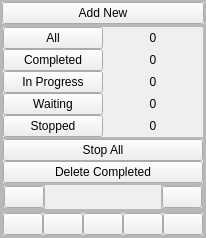
     <widget class="QFrame" name="left_frame">
      <property name="minimumSize">
       <size>
        <width>0</width>
        <height>0</height>
       </size>
      </property>
      <property name="maximumSize">
       <size>
        <width>0</width>
        <height>16777215</height>
       </size>
      </property>
      <property name="frameShape">
       <enum>QFrame::StyledPanel</enum>
      </property>
      <property name="frameShadow">
       <enum>QFrame::Raised</enum>
      </property>
      <layout class="QVBoxLayout" name="verticalLayout_2">
       <property name="spacing">
        <number>0</number>
       </property>
       <property name="leftMargin">
        <number>0</number>
       </property>
       <property name="topMargin">
        <number>0</number>
       </property>
       <property name="rightMargin">
        <number>0</number>
       </property>
       <property name="bottomMargin">
        <number>0</number>
       </property>
       <item alignment="Qt::AlignTop">
        <widget class="QFrame" name="frame_leftTop">
         <property name="frameShape">
          <enum>QFrame::StyledPanel</enum>
         </property>
         <property name="frameShadow">
          <enum>QFrame::Raised</enum>
         </property>
         <layout class="QHBoxLayout" name="horizontalLayout_6">
          <property name="spacing">
           <number>0</number>
          </property>
          <property name="leftMargin">
           <number>0</number>
          </property>
          <property name="topMargin">
           <number>0</number>
          </property>
          <property name="rightMargin">
           <number>0</number>
          </property>
          <property name="bottomMargin">
           <number>0</number>
          </property>
          <item>
           <widget class="QPushButton" name="buttonAddNew">
            <property name="cursor">
             <cursorShape>PointingHandCursor</cursorShape>
            </property>
            <property name="toolTip">
             <string>Click here to Add new Download</string>
            </property>
            <property name="text">
             <string>Add New</string>
            </property>
            <property name="icon">
             <iconset resource="../../jbadonaiVideoDownloader/icons.qrc">
              <normaloff>:/white icons/White icon/plus.svg</normaloff>:/white icons/White icon/plus.svg</iconset>
            </property>
            <property name="iconSize">
             <size>
              <width>50</width>
              <height>50</height>
             </size>
            </property>
           </widget>
          </item>
         </layout>
        </widget>
       </item>
       <item>
        <widget class="QFrame" name="frame_leftFilter">
         <property name="sizePolicy">
          <sizepolicy hsizetype="Preferred" vsizetype="Expanding">
           <horstretch>0</horstretch>
           <verstretch>0</verstretch>
          </sizepolicy>
         </property>
         <property name="frameShape">
          <enum>QFrame::StyledPanel</enum>
         </property>
         <property name="frameShadow">
          <enum>QFrame::Raised</enum>
         </property>
         <layout class="QVBoxLayout" name="verticalLayout_8">
          <property name="spacing">
           <number>0</number>
          </property>
          <property name="leftMargin">
           <number>0</number>
          </property>
          <property name="topMargin">
           <number>0</number>
          </property>
          <property name="rightMargin">
           <number>0</number>
          </property>
          <property name="bottomMargin">
           <number>0</number>
          </property>
          <item alignment="Qt::AlignBottom">
           <widget class="QFrame" name="frame_filter">
            <property name="frameShape">
             <enum>QFrame::StyledPanel</enum>
            </property>
            <property name="frameShadow">
             <enum>QFrame::Raised</enum>
            </property>
            <layout class="QGridLayout" name="gridLayout">
             <property name="leftMargin">
              <number>0</number>
             </property>
             <property name="topMargin">
              <number>0</number>
             </property>
             <property name="rightMargin">
              <number>0</number>
             </property>
             <property name="bottomMargin">
              <number>0</number>
             </property>
             <property name="spacing">
              <number>0</number>
             </property>
             <item row="4" column="0">
              <widget class="QPushButton" name="buttonStopped">
               <property name="cursor">
                <cursorShape>PointingHandCursor</cursorShape>
               </property>
               <property name="toolTip">
                <string>Show stopped downloads</string>
               </property>
               <property name="text">
                <string>Stopped</string>
               </property>
              </widget>
             </item>
             <item row="0" column="0">
              <widget class="QPushButton" name="buttonAll">
               <property name="cursor">
                <cursorShape>PointingHandCursor</cursorShape>
               </property>
               <property name="toolTip">
                <string>Show all downloads</string>
               </property>
               <property name="text">
                <string>All</string>
               </property>
              </widget>
             </item>
             <item row="1" column="0">
              <widget class="QPushButton" name="buttonCompleted">
               <property name="cursor">
                <cursorShape>PointingHandCursor</cursorShape>
               </property>
               <property name="toolTip">
                <string>Show Completed Downloads</string>
               </property>
               <property name="text">
                <string>Completed</string>
               </property>
              </widget>
             </item>
             <item row="2" column="0">
              <widget class="QPushButton" name="buttonInProgress">
               <property name="cursor">
                <cursorShape>PointingHandCursor</cursorShape>
               </property>
               <property name="toolTip">
                <string>Show Downloads in progress</string>
               </property>
               <property name="text">
                <string>In Progress</string>
               </property>
              </widget>
             </item>
             <item row="3" column="0">
              <widget class="QPushButton" name="buttonWaiting">
               <property name="cursor">
                <cursorShape>PointingHandCursor</cursorShape>
               </property>
               <property name="toolTip">
                <string>Show waiting downloads</string>
               </property>
               <property name="text">
                <string>Waiting</string>
               </property>
              </widget>
             </item>
             <item row="0" column="1">
              <widget class="QLabel" name="textAll">
               <property name="text">
                <string>0</string>
               </property>
               <property name="alignment">
                <set>Qt::AlignCenter</set>
               </property>
              </widget>
             </item>
             <item row="1" column="1">
              <widget class="QLabel" name="textCompleted">
               <property name="text">
                <string>0</string>
               </property>
               <property name="alignment">
                <set>Qt::AlignCenter</set>
               </property>
              </widget>
             </item>
             <item row="2" column="1">
              <widget class="QLabel" name="textInProgress">
               <property name="text">
                <string>0</string>
               </property>
               <property name="alignment">
                <set>Qt::AlignCenter</set>
               </property>
              </widget>
             </item>
             <item row="3" column="1">
              <widget class="QLabel" name="textWaiting">
               <property name="text">
                <string>0</string>
               </property>
               <property name="alignment">
                <set>Qt::AlignCenter</set>
               </property>
              </widget>
             </item>
             <item row="4" column="1">
              <widget class="QLabel" name="textStopped">
               <property name="text">
                <string>0</string>
               </property>
               <property name="alignment">
                <set>Qt::AlignCenter</set>
               </property>
              </widget>
             </item>
            </layout>
           </widget>
          </item>
          <item alignment="Qt::AlignVCenter">
           <widget class="QFrame" name="frame_action">
            <property name="frameShape">
             <enum>QFrame::StyledPanel</enum>
            </property>
            <property name="frameShadow">
             <enum>QFrame::Raised</enum>
            </property>
            <layout class="QVBoxLayout" name="verticalLayout_9">
             <property name="spacing">
              <number>0</number>
             </property>
             <property name="leftMargin">
              <number>0</number>
             </property>
             <property name="topMargin">
              <number>0</number>
             </property>
             <property name="rightMargin">
              <number>0</number>
             </property>
             <property name="bottomMargin">
              <number>0</number>
             </property>
             <item>
              <widget class="QPushButton" name="buttonStopAll">
               <property name="cursor">
                <cursorShape>PointingHandCursor</cursorShape>
               </property>
               <property name="toolTip">
                <string>Stop all download in progress</string>
               </property>
               <property name="text">
                <string>Stop All</string>
               </property>
              </widget>
             </item>
             <item>
              <widget class="QPushButton" name="buttonDeleteCompleted">
               <property name="cursor">
                <cursorShape>PointingHandCursor</cursorShape>
               </property>
               <property name="toolTip">
                <string>Delete Completed downloads. Deleted downloads are moved to the Trash can</string>
               </property>
               <property name="text">
                <string>Delete Completed</string>
               </property>
              </widget>
             </item>
            </layout>
           </widget>
          </item>
          <item alignment="Qt::AlignBottom">
           <widget class="QFrame" name="frame_leftSettings">
            <property name="styleSheet">
             <string notr="true"/>
            </property>
            <property name="frameShape">
             <enum>QFrame::StyledPanel</enum>
            </property>
            <property name="frameShadow">
             <enum>QFrame::Raised</enum>
            </property>
            <layout class="QHBoxLayout" name="horizontalLayout_7">
             <property name="spacing">
              <number>0</number>
             </property>
             <property name="leftMargin">
              <number>0</number>
             </property>
             <property name="topMargin">
              <number>0</number>
             </property>
             <property name="rightMargin">
              <number>0</number>
             </property>
             <property name="bottomMargin">
              <number>0</number>
             </property>
             <item alignment="Qt::AlignLeft">
              <widget class="QFrame" name="frame_settings">
               <property name="frameShape">
                <enum>QFrame::StyledPanel</enum>
               </property>
               <property name="frameShadow">
                <enum>QFrame::Raised</enum>
               </property>
               <layout class="QVBoxLayout" name="verticalLayout_7">
                <property name="spacing">
                 <number>0</number>
                </property>
                <property name="leftMargin">
                 <number>0</number>
                </property>
                <property name="topMargin">
                 <number>0</number>
                </property>
                <property name="rightMargin">
                 <number>0</number>
                </property>
                <property name="bottomMargin">
                 <number>0</number>
                </property>
                <item>
                 <widget class="QPushButton" name="button_settings">
                  <property name="cursor">
                   <cursorShape>PointingHandCursor</cursorShape>
                  </property>
                  <property name="toolTip">
                   <string>Settings</string>
                  </property>
                  <property name="text">
                   <string/>
                  </property>
                  <property name="icon">
                   <iconset resource="../../jbadonaiVideoDownloader/icons.qrc">
                    <normaloff>:/blue icons/blue icon/settings.svg</normaloff>:/blue icons/blue icon/settings.svg</iconset>
                  </property>
                  <property name="iconSize">
                   <size>
                    <width>30</width>
                    <height>30</height>
                   </size>
                  </property>
                 </widget>
                </item>
               </layout>
              </widget>
             </item>
             <item alignment="Qt::AlignRight">
              <widget class="QFrame" name="frame_trash">
               <property name="frameShape">
                <enum>QFrame::StyledPanel</enum>
               </property>
               <property name="frameShadow">
                <enum>QFrame::Raised</enum>
               </property>
               <layout class="QHBoxLayout" name="horizontalLayout_8">
                <property name="spacing">
                 <number>0</number>
                </property>
                <property name="leftMargin">
                 <number>0</number>
                </property>
                <property name="topMargin">
                 <number>0</number>
                </property>
                <property name="rightMargin">
                 <number>0</number>
                </property>
                <property name="bottomMargin">
                 <number>0</number>
                </property>
                <item>
                 <widget class="QPushButton" name="button_recycle_bin">
                  <property name="cursor">
                   <cursorShape>PointingHandCursor</cursorShape>
                  </property>
                  <property name="toolTip">
                   <string>Trash Can</string>
                  </property>
                  <property name="text">
                   <string/>
                  </property>
                  <property name="icon">
                   <iconset resource="../../jbadonaiVideoDownloader/icons.qrc">
                    <normaloff>:/blue icons/blue icon/trash-2.svg</normaloff>:/blue icons/blue icon/trash-2.svg</iconset>
                  </property>
                  <property name="iconSize">
                   <size>
                    <width>30</width>
                    <height>30</height>
                   </size>
                  </property>
                 </widget>
                </item>
               </layout>
              </widget>
             </item>
            </layout>
           </widget>
          </item>
         </layout>
        </widget>
       </item>
       <item alignment="Qt::AlignBottom">
        <widget class="QFrame" name="frame_leftBottom">
         <property name="frameShape">
          <enum>QFrame::StyledPanel</enum>
         </property>
         <property name="frameShadow">
          <enum>QFrame::Raised</enum>
         </property>
         <layout class="QVBoxLayout" name="verticalLayout_6">
          <property name="spacing">
           <number>0</number>
          </property>
          <property name="leftMargin">
           <number>0</number>
          </property>
          <property name="topMargin">
           <number>0</number>
          </property>
          <property name="rightMargin">
           <number>0</number>
          </property>
          <property name="bottomMargin">
           <number>0</number>
          </property>
          <item alignment="Qt::AlignBottom">
           <widget class="QFrame" name="frame_social_media">
            <property name="styleSheet">
             <string notr="true"/>
            </property>
            <property name="frameShape">
             <enum>QFrame::StyledPanel</enum>
            </property>
            <property name="frameShadow">
             <enum>QFrame::Raised</enum>
            </property>
            <layout class="QHBoxLayout" name="horizontalLayout_9">
             <property name="spacing">
              <number>0</number>
             </property>
             <property name="leftMargin">
              <number>0</number>
             </property>
             <property name="topMargin">
              <number>0</number>
             </property>
             <property name="rightMargin">
              <number>0</number>
             </property>
             <property name="bottomMargin">
              <number>0</number>
             </property>
             <item>
              <widget class="QPushButton" name="button_facebook">
               <property name="cursor">
                <cursorShape>PointingHandCursor</cursorShape>
               </property>
               <property name="toolTip">
                <string>Facebook</string>
               </property>
               <property name="text">
                <string/>
               </property>
               <property name="icon">
                <iconset resource="../../jbadonaiVideoDownloader/icons.qrc">
                 <normaloff>:/white icons/White icon/facebook.svg</normaloff>:/white icons/White icon/facebook.svg</iconset>
               </property>
              </widget>
             </item>
             <item>
              <widget class="QPushButton" name="button_tweeter">
               <property name="cursor">
                <cursorShape>PointingHandCursor</cursorShape>
               </property>
               <property name="toolTip">
                <string>Tweeter</string>
               </property>
               <property name="text">
                <string/>
               </property>
               <property name="icon">
                <iconset resource="../../jbadonaiVideoDownloader/icons.qrc">
                 <normaloff>:/white icons/White icon/twitter.svg</normaloff>:/white icons/White icon/twitter.svg</iconset>
               </property>
              </widget>
             </item>
             <item>
              <widget class="QPushButton" name="button_linkedin">
               <property name="cursor">
                <cursorShape>PointingHandCursor</cursorShape>
               </property>
               <property name="toolTip">
                <string>Linkedin</string>
               </property>
               <property name="text">
                <string/>
               </property>
               <property name="icon">
                <iconset resource="../../jbadonaiVideoDownloader/icons.qrc">
                 <normaloff>:/white icons/White icon/linkedin.svg</normaloff>:/white icons/White icon/linkedin.svg</iconset>
               </property>
              </widget>
             </item>
             <item>
              <widget class="QPushButton" name="button_instagram">
               <property name="cursor">
                <cursorShape>PointingHandCursor</cursorShape>
               </property>
               <property name="toolTip">
                <string>Instagram</string>
               </property>
               <property name="text">
                <string/>
               </property>
               <property name="icon">
                <iconset resource="../../jbadonaiVideoDownloader/icons.qrc">
                 <normaloff>:/white icons/White icon/instagram.svg</normaloff>:/white icons/White icon/instagram.svg</iconset>
               </property>
              </widget>
             </item>
             <item>
              <widget class="QPushButton" name="button_skype">
               <property name="cursor">
                <cursorShape>PointingHandCursor</cursorShape>
               </property>
               <property name="toolTip">
                <string>Skype</string>
               </property>
               <property name="text">
                <string/>
               </property>
               <property name="icon">
                <iconset resource="../../jbadonaiVideoDownloader/icons.qrc">
                 <normaloff>:/icons/icons/Skype logo _25671.png</normaloff>:/icons/icons/Skype logo _25671.png</iconset>
               </property>
              </widget>
             </item>
            </layout>
           </widget>
          </item>
         </layout>
        </widget>
       </item>
      </layout>
     </widget>
